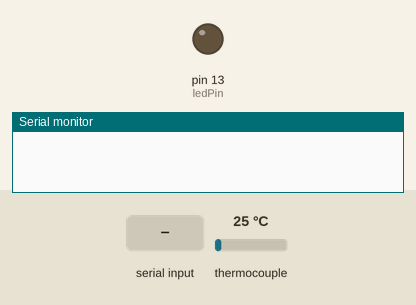
This sketch was run on a simulated Arduino Uno, built with avr-gcc and run on an emulated ATmega328P. On the bench: output pins drawn as LEDs (lit = HIGH), the last lines printed to the serial monitor. Dashed ring = blinking. The inputs (shaded band) are chosen by the test bench; at power-on: thermocouple 25 °C. Pins used as bus, display or sensor lines are not drawn.

Above: at 1.7 s.
1.8 s: "90,45\n" received over Serial
At 5.55 s:
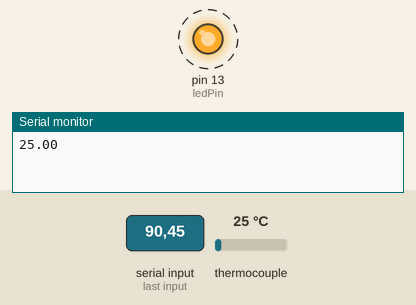
Timing chart, 0 to 8.7 s (numbered marks = the images above; inputs shaded):
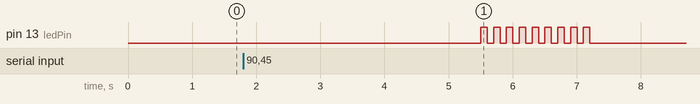

The sketch:

serial_write_read_thermocoupler.ino
```cpp
#include "max6675.h"

int thermoDO = 3;
int thermoCS = 4;
int thermoCLK = 5;

MAX6675 thermocouple(thermoCLK, thermoCS, thermoDO);
int vccPin = 3;
int gndPin = 2;

float temp_out1 = 0.0; // Temperature output varible
float temp_out2 = 0.0; // Temperature output varible
float temp_out3 = 0.0; // Temperature output varible
float temp_out4 = 0.0; // Temperature output varible
float temp_out5 = 0.0; // Temperature output varible

const int ledPin = 13;

// the setup function runs once when you press reset or power the board
void setup() {
  // initialize digital pin 13 as an output.
  pinMode(ledPin, OUTPUT);

  Serial.begin(9600);
  // use Arduino pins
  pinMode(vccPin, OUTPUT); digitalWrite(vccPin, HIGH);
  pinMode(gndPin, OUTPUT); digitalWrite(gndPin, LOW);

  //Serial.println("MAX6675 test");
  // wait for MAX chip to stabilize
  delay(500);
}

// the loop function runs over and over again forever
void loop() {
  if (Serial.available())  {
     light(Serial.read() - '0');
  }
  delay(5000);              // wait for a second

  temp_out1 = thermocouple.readCelsius();
  temp_out2 = thermocouple.readCelsius();
  temp_out3 = thermocouple.readCelsius();
  temp_out4 = thermocouple.readCelsius();
  temp_out5 = thermocouple.readCelsius();

  // basic readout test, just print the current temp (average 5 readings)
  Serial.println((temp_out1+temp_out2+temp_out3+temp_out4+temp_out5)/5);
}

void light(int n){
  for (int i = 0; i < n; i++)  {
    digitalWrite(ledPin, HIGH);
    delay(100);
    digitalWrite(ledPin, LOW);
    delay(100);
  }
}
```

Measured:
- after the input at 1.8 s, pin 13 (ledPin): alternates HIGH for 0.10 s and LOW for 0.10 s, 18 changes in all, then stays LOW, starting after 3.7 s
